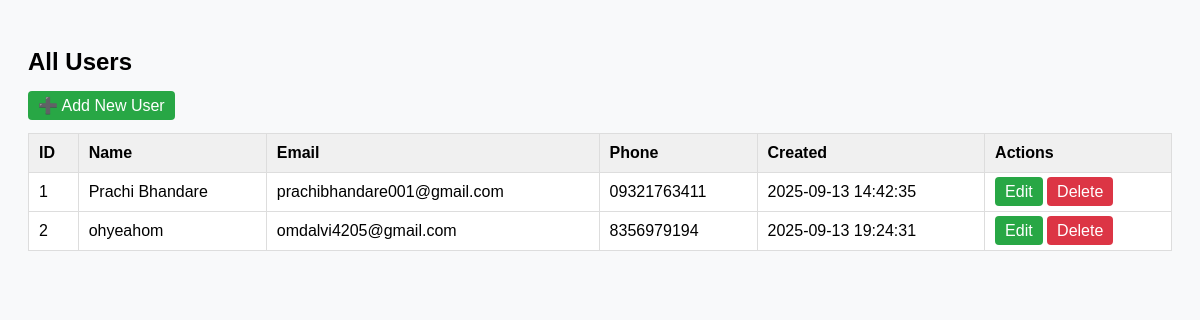
Screenshot of /list_users.php with the database file from the repository.
### tables this page shows
CREATE TABLE `users` (
  `user_id` int NOT NULL,
  `name` varchar(150) NOT NULL,
  `email` varchar(150) NOT NULL,
  `phone` varchar(20) DEFAULT NULL,
  `password` varchar(255) NOT NULL,
  `profile_photo` varchar(255) DEFAULT NULL,
  `created_at` timestamp NULL DEFAULT CURRENT_TIMESTAMP,
  `profile_pic` varchar(255) DEFAULT NULL,
  `is_admin` tinyint(1) NOT NULL DEFAULT '0'
);

### list_users.php (the view, shortened to what this page needs)
<?php
include 'db.conn.php';
$result = $mysqli->query("SELECT user_id, name, email, phone, created_at FROM users");
?>
<!DOCTYPE html>
<html>
<head>
</head>
<body>
    <h2>All Users</h2>
    <a href="add_user.php" class="btn edit">➕ Add New User</a>
    <br><br>
    <table>
        <tr>
            <th>ID</th><th>Name</th><th>Email</th><th>Phone</th><th>Created</th><th>Actions</th>
        </tr>
        <?php while($row = $result->fetch_assoc()): ?>
        <tr>
            <td><?= $row['user_id'] ?></td>
            <td><?= htmlspecialchars($row['name']) ?></td>
            <td><?= htmlspecialchars($row['email']) ?></td>
            <td><?= htmlspecialchars($row['phone']) ?></td>
            <td><?= $row['created_at'] ?></td>
            <td>
                <a href="edit_user.php?id=<?= $row['user_id'] ?>" class="btn edit">Edit</a>
                <a href="delete_user.php?id=<?= $row['user_id'] ?>" class="btn delete" onclick="return confirm('Delete this user?')">Delete</a>
            </td>
        </tr>
        <?php endwhile; ?>
    </table>
</body>
</html>

### list_users.php (style rules this page uses)
body { font-family: Arial, sans-serif; background:#f8f9fa; padding:20px; }
table { width:100%; border-collapse:collapse; background:#fff; }
th, td { padding:10px; border:1px solid #ddd; text-align:left; }
th { background:#f0f0f0; }
a.btn { padding:6px 10px; border-radius:4px; text-decoration:none; }
.edit { background:#28a745; color:white; }
.delete { background:#dc3545; color:white; }

### rows the page displays
users: user_id "1", name "Prachi Bhandare", email "prachibhandare001@gmail.com", phone "09321763411", created_at "2025-09-13 14:42:35"
users: user_id "2", name "ohyeahom", email "omdalvi4205@gmail.com", phone "8356979194", created_at "2025-09-13 19:24:31"
